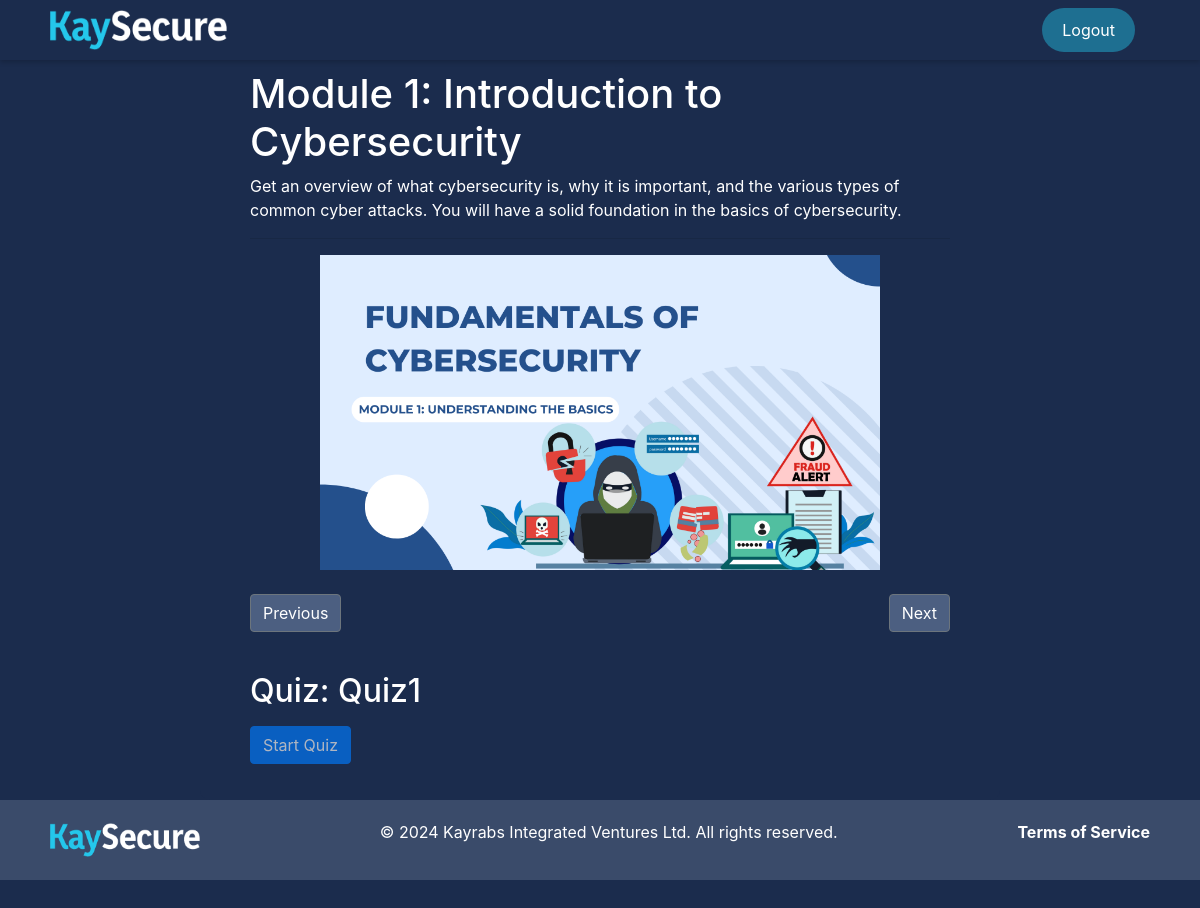
Before: /courses/course/1/module/1/ (signed in) with the older database file.
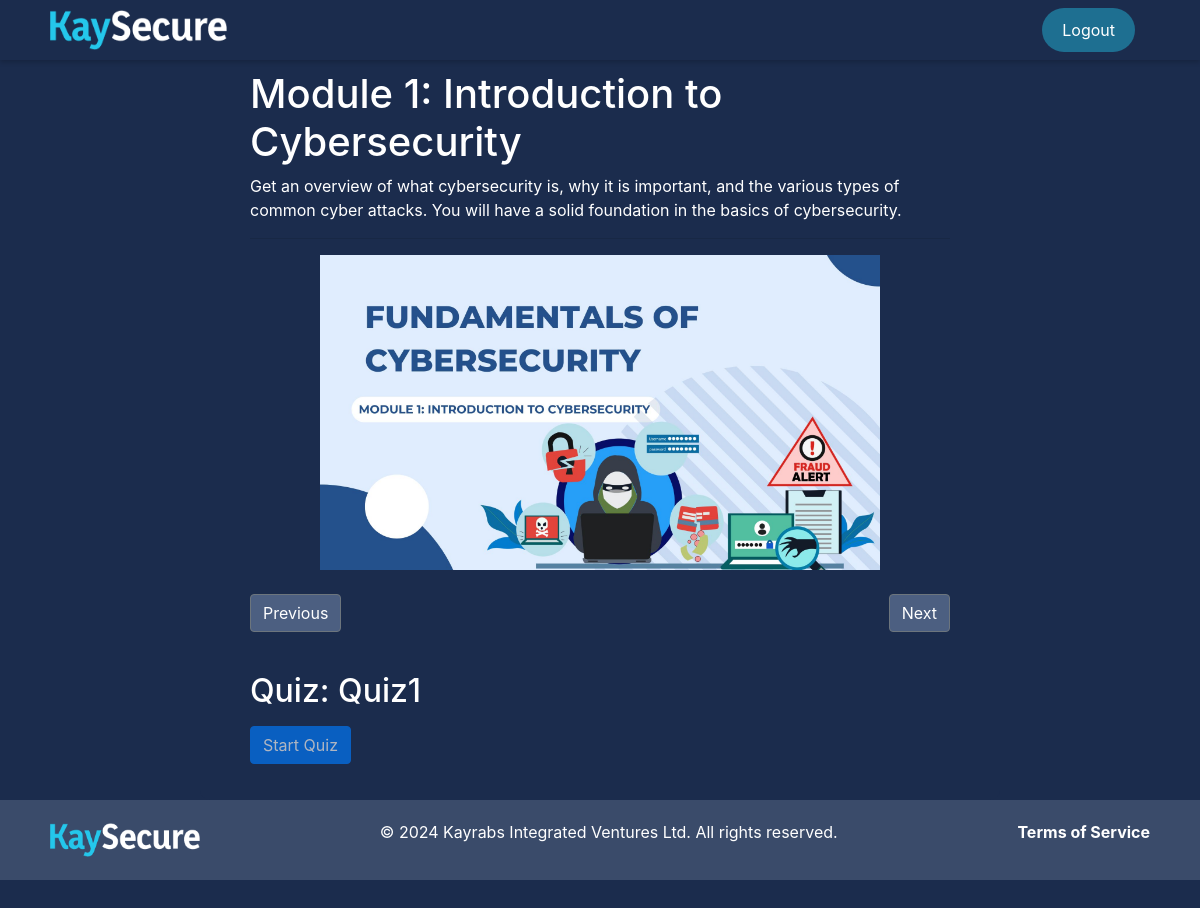
After: the same page with the newer database file.
### courses/models.py (models this page shows, shortened)
class Slide(models.Model):
    module = models.ForeignKey(Module, related_name='slides', on_delete=models.CASCADE)
    title = models.CharField(max_length=255)
    image = models.ImageField(upload_to=media_upload_to, null=True, blank=True)
    order = models.IntegerField(default=0)
    class Meta:
        ordering = ['order']

### courses/views.py (the view, shortened to what this page needs)
# urls.py: path('course/<int:course_id>/module/<int:module_id>/', views.module_view, name='module_view'),
@login_required
def module_view(request, course_id, module_id):
    module = get_object_or_404(Module, pk=module_id, course_id=course_id)
    slides = module.slides.all() if module.content_type in [Module.ContentTypeChoices.SLIDES, Module.ContentTypeChoices.BOTH] else None
    quiz = module.quiz if hasattr(module, 'quiz') else None
    user_progress, created = UserModuleProgress.objects.get_or_create(user=request.user, module=module)
    if module.order > 1 and not module.is_unlocked:
        messages.error(request, "You must complete the previous module's quiz to proceed.")
        return redirect('course_content', course_id=course_id)
    return render(request, 'courses/module_detail.html', {
        'module': module,
        'slides': slides,
        'quiz': quiz,
    })

### courses/templates/courses/module_detail.html (shortened to what this page needs)
<!DOCTYPE html>
<html lang="en">
<head>
    <link href="https://stackpath.bootstrapcdn.com/bootstrap/4.5.2/css/bootstrap.min.css" rel="stylesheet">
    {% load static %}
    <link rel="stylesheet" href="{% static 'css/modules.css' %}">
</head>
<body>
    <header>
        <img src="{% static 'images/logo.png' %}" alt="KaySecure Logo" class="logo">
        <div class="auth-buttons">
            <button class="signup-button"><a href="/logout">Logout</a></button>
        </div>
    </header>
    <div class="container">
        <h1 class="text-white">{{ module.title }}</h1>
        <p class="text-white">{{ module.description }}</p>
        <hr>
        <div id="slide-container" class="text-center">
            {% for slide in slides %}
            <img src="{{ slide.image.url }}" alt="{{ slide.title }}" class="slide img-fluid mb-3" data-slide-id="{{ slide.id }}" style="display:none;">
            {% endfor %}
        </div>
        <div class="d-flex justify-content-between mb-4">
            <button id="prevBtn" class="btn btn-secondary">Previous</button>
            <button id="nextBtn" class="btn btn-secondary">Next</button>
        </div>
        {% if module.quiz %}
        <div class="quiz-container">
            <h2 class="text-white">Quiz: {{ module.quiz.title }}</h2>
            <button id="startQuizBtn" class="btn btn-primary mb-3" disabled>Start Quiz</button>
        </div>
        {% endif %}
    </div>
</body>
<footer>
    <div class="footer-content">
        <img src="{% static 'images/logo.png' %}" alt="Company Logo" class="footer-logo">
        <p>&copy; 2024 Kayrabs Integrated Ventures Ltd. All rights reserved.</p>
        <ul class="footer-links">
            <li><a href="/terms">Terms of Service</a></li>
        </ul>
    </div>
</footer>
</html>

Changed rows visible on the page:
changed Slide: image: a different picture
